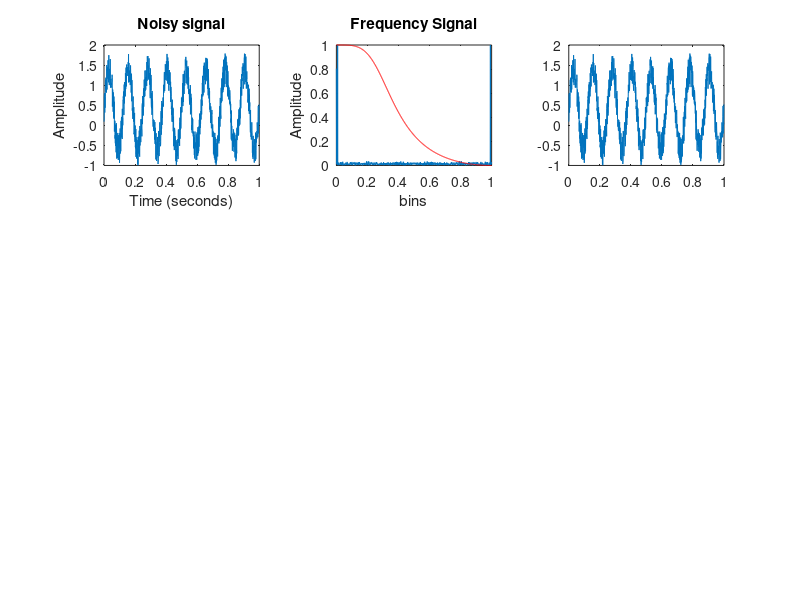

MATLAB code to generate this figure:
fs = 1000;
T = 1/fs;
N = 1000; % desired length of signal
t = [0:N-1]*T; %time vector 
f2 = 8;  
x = sin(2*pi*f2*t);

%plot a noisy signal
x = x+ rand(size(x))*0.8;
%0.1 *sin(2*pi*1800*t);%(rand(1,length(x)));
subplot(3,3,1)
plot(t,x)
ylabel('Amplitude')
xlabel('Time (seconds)')
title('Noisy signal');



x_fft = abs(fft(x));
subplot(3,3,2);
plot(t,x_fft*2/N)
ylabel('Amplitude')
xlabel('bins')
title('Frequency Signal');

%low pass second order cut off .3 normalized frequency
[b a] = butter(2,0.3,'low')
%david dorran diagram generates a flow graph where a and b parameters are
%there

%plot frquency spectrum of filter
H = freqz(b,a,length(x));
hold on
plot(t,abs(H),'r')

xFilter = filter(b,a,x);
subplot(3,3,3);
plot(t,x)
